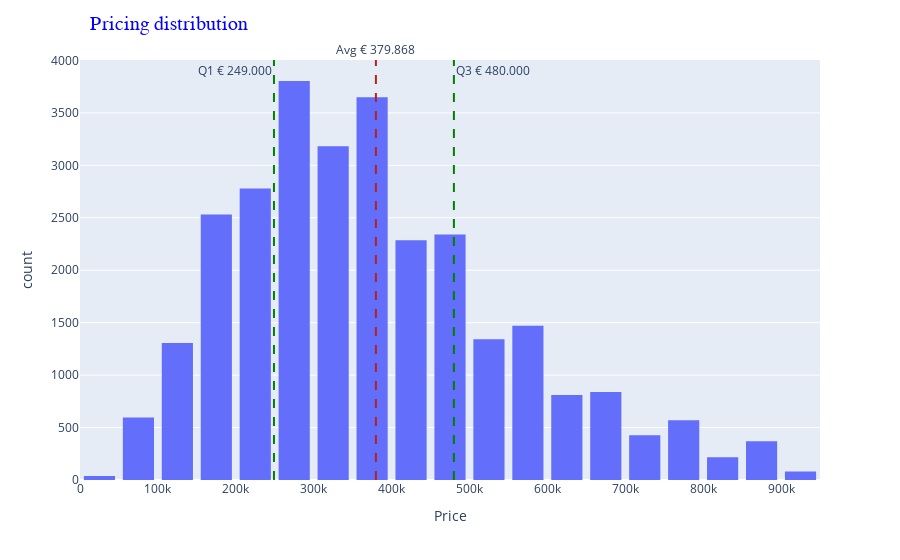

Here is the notebook cell this chart was saved with:
### Markdown cell above
## Graph number properties per price

### Code cell
# Starts setting up histogram of prices
fig = px.histogram(price_no_outliers, x="price", nbins=40, labels={'price': "Price"}) 
fig.update_layout(bargap=0.2)

# Vertical lines that are added
fig.add_vline(x=average_price_no_outliers, line_dash = 'dash', line_color = 'firebrick', annotation_text= text_average, annotation_position="top")
fig.add_vline(x=price_no_outliers_q1, line_dash = 'dash', line_color = 'green', annotation_text= text_q1, annotation_position="top left")
fig.add_vline(x=price_no_outliers_q3, line_dash = 'dash', line_color = 'green', annotation_text= text_q3, annotation_position="top right")

# Making it a bit more pretty and clean
fig.update_layout(
    title = "Pricing distribution", 
    title_font=dict(size=20,
                    color='blue',
                    family='Arial'),
    title_x=0.1,  
)

# Display plot
fig.show()

### Figure 1 — Plotly figure (JSON) as saved in the notebook; plotly's stock layout.template omitted (floating-point values rounded to 4 significant figures; data arrays with more than 128 entries replaced by an {"elided": "..."} marker saying what was removed)
{"data": [{"alignmentgroup": "True", "bingroup": "x", "hovertemplate": "Price=%{x}<br>count=%{y}<extra></extra>", "legendgroup": "", "marker": {"color": "#636efa", "pattern": {"shape": ""}}, "name": "", "nbinsx": 40, "offsetgroup": "", "orientation": "v", "showlegend": false, "type": "histogram", "x": {"elided": "28636 int values"}, "xaxis": "x", "yaxis": "y"}], "layout": {"annotations": [{"showarrow": false, "text": "Avg € 379.868", "x": 379900.0, "xanchor": "center", "xref": "x", "y": 1, "yanchor": "bottom", "yref": "y domain"}, {"showarrow": false, "text": "Q1 € 249.000", "x": 249000, "xanchor": "right", "xref": "x", "y": 1, "yanchor": "top", "yref": "y domain"}, {"showarrow": false, "text": "Q3 € 480.000", "x": 480000, "xanchor": "left", "xref": "x", "y": 1, "yanchor": "top", "yref": "y domain"}], "bargap": 0.2, "barmode": "relative", "legend": {"tracegroupgap": 0}, "margin": {"t": 60}, "shapes": [{"line": {"color": "firebrick", "dash": "dash"}, "type": "line", "x0": 379900.0, "x1": 379900.0, "xref": "x", "y0": 0, "y1": 1, "yref": "y domain"}, {"line": {"color": "green", "dash": "dash"}, "type": "line", "x0": 249000, "x1": 249000, "xref": "x", "y0": 0, "y1": 1, "yref": "y domain"}, {"line": {"color": "green", "dash": "dash"}, "type": "line", "x0": 480000, "x1": 480000, "xref": "x", "y0": 0, "y1": 1, "yref": "y domain"}], "title": {"font": {"color": "blue", "family": "Arial", "size": 20}, "text": "Pricing distribution", "x": 0.1}, "xaxis": {"anchor": "y", "domain": [0, 1], "title": {"text": "Price"}}, "yaxis": {"anchor": "x", "domain": [0, 1], "title": {"text": "count"}}}}
